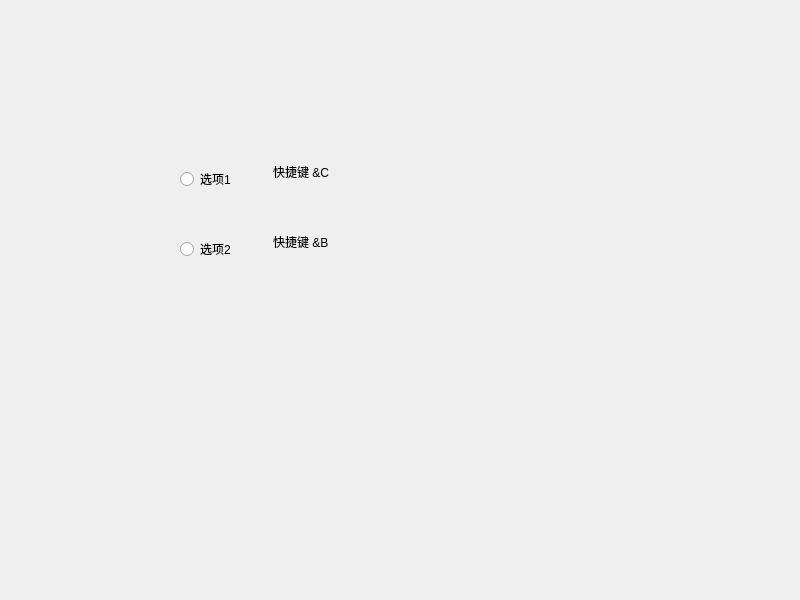
<?xml version="1.0" encoding="UTF-8"?>
<ui version="4.0">
 <class>Widget</class>
 <widget class="QWidget" name="Widget">
  <property name="geometry">
   <rect>
    <x>0</x>
    <y>0</y>
    <width>800</width>
    <height>600</height>
   </rect>
  </property>
  <property name="windowTitle">
   <string>Widget</string>
  </property>
  <widget class="QLabel" name="label">
   <property name="geometry">
    <rect>
     <x>273</x>
     <y>162</y>
     <width>61</width>
     <height>20</height>
    </rect>
   </property>
   <property name="text">
    <string>快捷键 &amp;C</string>
   </property>
  </widget>
  <widget class="QLabel" name="label_2">
   <property name="geometry">
    <rect>
     <x>273</x>
     <y>232</y>
     <width>61</width>
     <height>20</height>
    </rect>
   </property>
   <property name="text">
    <string>快捷键 &amp;B</string>
   </property>
  </widget>
  <widget class="QRadioButton" name="radioButton">
   <property name="geometry">
    <rect>
     <x>180</x>
     <y>170</y>
     <width>91</width>
     <height>18</height>
    </rect>
   </property>
   <property name="text">
    <string>选项1</string>
   </property>
  </widget>
  <widget class="QRadioButton" name="radioButton_2">
   <property name="geometry">
    <rect>
     <x>180</x>
     <y>240</y>
     <width>91</width>
     <height>18</height>
    </rect>
   </property>
   <property name="text">
    <string>选项2</string>
   </property>
  </widget>
 </widget>
 <resources/>
 <connections/>
</ui>
